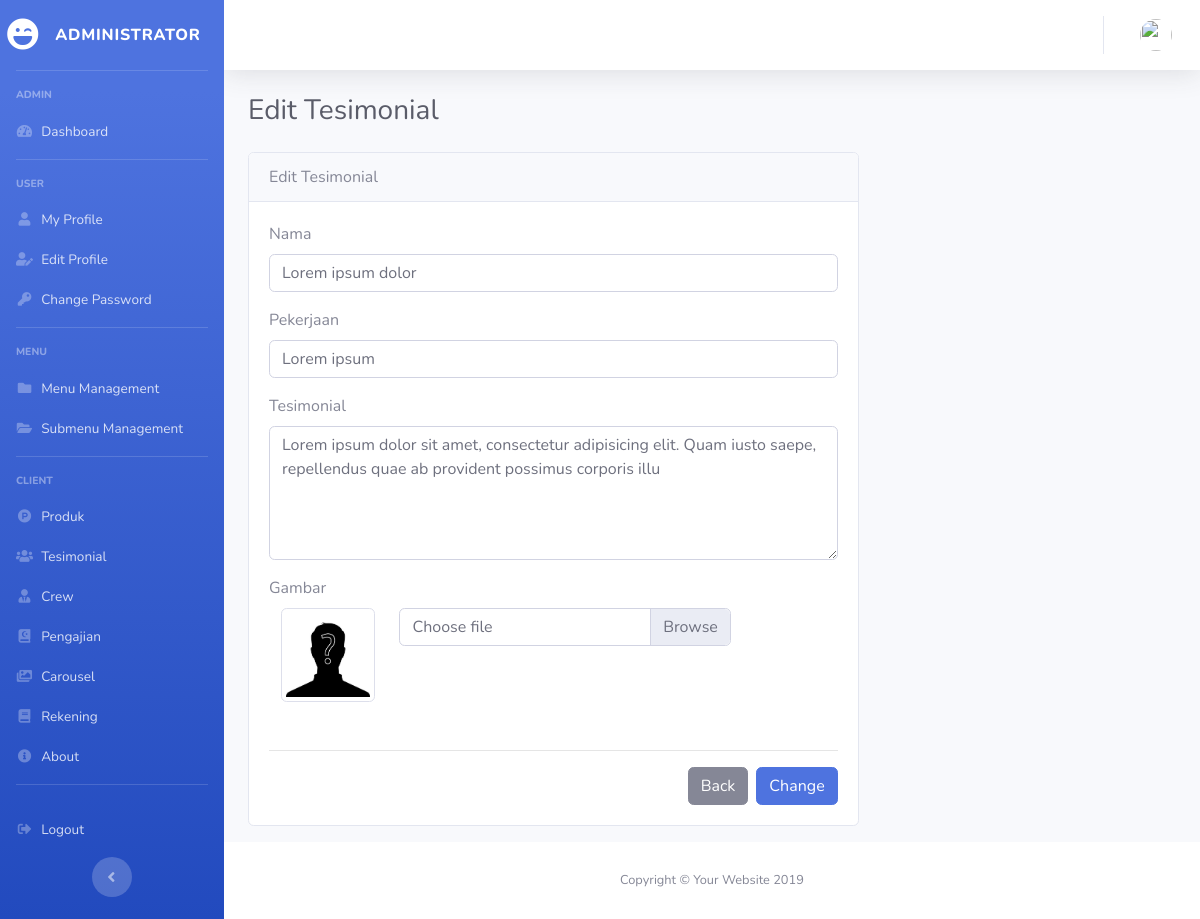
/tesimonial/edit/1, run on the app's committed database.
### tables this page shows
CREATE TABLE `user_menu` (
  `id` int(11) NOT NULL,
  `menu` varchar(128) NOT NULL
);

CREATE TABLE `sub_menu` (
  `id` int(11) NOT NULL,
  `judul` varchar(128) NOT NULL,
  `menu_id` int(11) NOT NULL,
  `url` varchar(128) NOT NULL,
  `icon` varchar(128) NOT NULL,
  `is_active` int(1) NOT NULL
);

CREATE TABLE `tb_tesimonial` (
  `id` int(11) NOT NULL,
  `nama` varchar(128) NOT NULL,
  `pekerjaan` varchar(128) NOT NULL,
  `foto_url` varchar(128) NOT NULL,
  `tesimonial` varchar(128) NOT NULL
);

### application/controllers/Tesimonial.php (called while the page is built, shortened)
<?php
	class Tesimonial extends CI_Controller {
		public function edit($id) {
			$data['judul'] = "Edit Tesimonial";
			$data['user'] = $this->db->get_where('tb_user', ['email' => $this->session->userdata('email')])->row_array();
			$data['tesimonial'] = $this->db->get_where('tb_tesimonial', ['id' => $id])->row_array();
			$this->form_validation->set_rules('nama', 'Nama', 'required');
			$this->form_validation->set_rules('pekerjaan', 'Pekerjaan', 'required');
			$this->form_validation->set_rules('deskripsi', 'Tesimonial', 'required');
			if($this->form_validation->run() == FALSE) {
				$this->load->view('templates/admin_header', $data);
				$this->load->view('templates/admin_sidebar', $data);
				$this->load->view('templates/admin_topbar', $data);
				$this->load->view('tesimonial/edit_tesimonial', $data);
				$this->load->view('templates/admin_footer');
			}
		}
	}
 ?>

### index.php (called while the page is built, shortened)
<?php
require_once BASEPATH.'core/CodeIgniter.php';

### application/views/tesimonial/edit_tesimonial.php (the view, shortened to what this page needs)
     <div class="container-fluid">
       <h1 class="h3 mb-4 text-gray-800"><?php echo $judul; ?></h1>
<div class="row">
	<div class="col-md-8">
		<div class="card mb-3">
		  <div class="card-header">
		    Edit Tesimonial
		  </div>
		  <div class="card-body">
		     <?php echo form_open_multipart('tesimonial/edit/'.$tesimonial['id']);?>
		<div class="form-group">
		    <label for="nama">Nama</label>
		    <input type="text" class="form-control" id="nama" name="nama" value="<?php echo $tesimonial['nama']; ?>">
		  </div>
		  <div class="form-group">
		    <label for="pekerjaan">Pekerjaan</label>
		    <input type="text" class="form-control" id="pekerjaan" name="pekerjaan" value="<?php echo $tesimonial['pekerjaan']; ?>">
		  </div>
		  <div class="form-group">
		     <label>Tesimonial</label>
			 <textarea class="form-control" name="deskripsi" id="deskripsi" rows="5"><?php echo $tesimonial['tesimonial']; ?></textarea>
		  </div>
		  <label>Gambar</label>
		   <div class="col-sm-10">
			   <div class="row">
			   	<div class="col-sm-3">
			    	<img src="<?php echo base_url(); ?>assets/img/upload/tesimonial/<?php echo $tesimonial['foto_url']; ?>" class="img-thumbnail">
			    </div>
					<div class="col-sm-9">
			    			<div class="custom-file">
							  <label class="custom-file-label" for="gambar" >Choose file</label>
							</div>
			    		</div>
			    	</div>
			    </div>
		      <hr class="sidebar-divider mt-5">
		  <button type="submit" class="btn btn-primary float-right">Change</button>
		  <a href="<?php echo base_url(); ?>tesimonial" class="btn btn-secondary float-right mr-2">Back</a>
		</form>
		  </div>
		</div>
	</div>
</div>
     </div>
   </div>

### application/views/templates/admin_sidebar.php (shortened to what this page needs)
<div id="wrapper">
  <ul class="navbar-nav bg-gradient-primary sidebar sidebar-dark accordion" id="accordionSidebar">
    <a class="sidebar-brand d-flex align-items-center justify-content-center" href="index.html">
      <div class="sidebar-brand-icon">
        <i class="fas fa-laugh-wink"></i>
      </div>
      <div class="sidebar-brand-text mx-3">Administrator</div>
    </a>
    <hr class="sidebar-divider">
    <?php
        $queryMenu = "SELECT * FROM user_menu";
        $menu = $this->db->query($queryMenu)->result_array();
     ?>
     <?php foreach($menu as $m) : ?>
        <div class="sidebar-heading">
          <?php echo $m['menu']; ?>
        </div>
          <?php
              $menu_id = $m['id'];
              $querySubMenu = "SELECT `sub_menu`.*, `user_menu`.`menu`
                                 FROM `sub_menu` JOIN `user_menu`
                                 ON `sub_menu`.`menu_id` = `user_menu`.`id`
                                WHERE `sub_menu`.`menu_id` = $menu_id
                                AND `sub_menu`.`is_active` = 1";
              $subMenu = $this->db->query($querySubMenu)->result_array();
           ?>
           <?php foreach($subMenu as $sm) : ?>
            <?php if($judul == $sm['judul']) : ?>
              <li class="nav-item active">
            <?php else : ?>
              <li class="nav-item">
            <?php endif; ?>
              <a class="nav-link pb-0" href="<?php echo base_url() . $sm['url']; ?>">
                <i class="<?php echo $sm['icon']; ?>"></i>
                <span><?php echo $sm['judul']; ?></span></a>
            </li>
          <?php endforeach; ?>
              <hr class="sidebar-divider mt-3">
      <?php endforeach; ?>
    <li class="nav-item">
      <a class="nav-link" href="<?php echo base_url(); ?>auth/logout">
        <i class="fas fa-fw fa-sign-out-alt"></i>
        <span>Logout</span></a>
    </li>
    <div class="text-center d-none d-md-inline">
      <button class="rounded-circle border-0" id="sidebarToggle"></button>
    </div>
  </ul>

### data on the page
user_menu: menu "ADMIN"
sub_menu: judul "Dashboard"
user_menu: menu "USER"
sub_menu: judul "My Profile"
sub_menu: judul "Edit Profile"
sub_menu: judul "Change Password"
user_menu: menu "MENU"
sub_menu: judul "Menu Management"
sub_menu: judul "Submenu Management"
user_menu: menu "CLIENT"
sub_menu: judul "Produk"
sub_menu: judul "Tesimonial"
sub_menu: judul "Crew"
sub_menu: judul "Pengajian"
sub_menu: judul "Carousel"
sub_menu: judul "Rekening"
sub_menu: judul "About"
tb_tesimonial: nama "Lorem ipsum dolor", pekerjaan "Lorem ipsum", deskripsi "Lorem ipsum dolor sit amet, consectetur adipisicing elit. Quam iusto saepe, repellendus quae ab provident possimus corporis illu", foto_url (placeholder picture)

### other printed values
$judul "Edit Tesimonial"
